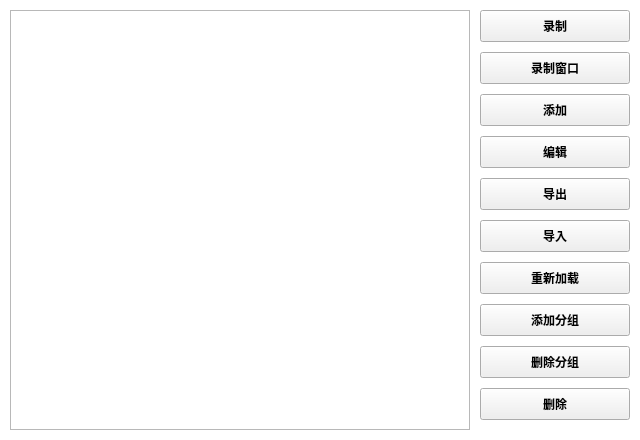
<?xml version="1.0" encoding="UTF-8"?>
<ui version="4.0">
 <class>MacroUiClass</class>
 <widget class="QWidget" name="MacroUiClass">
  <property name="geometry">
   <rect>
    <x>0</x>
    <y>0</y>
    <width>640</width>
    <height>440</height>
   </rect>
  </property>
  <property name="sizePolicy">
   <sizepolicy hsizetype="Fixed" vsizetype="Fixed">
    <horstretch>0</horstretch>
    <verstretch>0</verstretch>
   </sizepolicy>
  </property>
  <property name="minimumSize">
   <size>
    <width>640</width>
    <height>440</height>
   </size>
  </property>
  <property name="maximumSize">
   <size>
    <width>640</width>
    <height>440</height>
   </size>
  </property>
  <property name="windowTitle">
   <string>Macro</string>
  </property>
  <property name="styleSheet">
   <string notr="true">#MacroUiClass{background:transparent}</string>
  </property>
  <layout class="QHBoxLayout" name="horizontalLayout">
   <property name="spacing">
    <number>10</number>
   </property>
   <property name="leftMargin">
    <number>10</number>
   </property>
   <property name="topMargin">
    <number>10</number>
   </property>
   <property name="rightMargin">
    <number>10</number>
   </property>
   <property name="bottomMargin">
    <number>10</number>
   </property>
   <item>
    <widget class="QMacroTable" name="macroGroup_table">
     <property name="sizePolicy">
      <sizepolicy hsizetype="Maximum" vsizetype="Preferred">
       <horstretch>0</horstretch>
       <verstretch>0</verstretch>
      </sizepolicy>
     </property>
     <property name="minimumSize">
      <size>
       <width>460</width>
       <height>0</height>
      </size>
     </property>
     <property name="font">
      <font>
       <family>Microsoft YaHei</family>
       <bold>true</bold>
      </font>
     </property>
     <property name="focusPolicy">
      <enum>Qt::FocusPolicy::ClickFocus</enum>
     </property>
     <property name="editTriggers">
      <set>QAbstractItemView::EditTrigger::DoubleClicked</set>
     </property>
     <property name="tabKeyNavigation">
      <bool>false</bool>
     </property>
     <property name="showDropIndicator" stdset="0">
      <bool>false</bool>
     </property>
     <property name="dragDropOverwriteMode">
      <bool>false</bool>
     </property>
     <property name="selectionBehavior">
      <enum>QAbstractItemView::SelectionBehavior::SelectRows</enum>
     </property>
     <property name="showGrid">
      <bool>false</bool>
     </property>
    </widget>
   </item>
   <item>
    <layout class="QVBoxLayout" name="button_box">
     <property name="spacing">
      <number>10</number>
     </property>
     <item>
      <widget class="QPushButton" name="record_button">
       <property name="sizePolicy">
        <sizepolicy hsizetype="Preferred" vsizetype="Fixed">
         <horstretch>0</horstretch>
         <verstretch>0</verstretch>
        </sizepolicy>
       </property>
       <property name="minimumSize">
        <size>
         <width>0</width>
         <height>32</height>
        </size>
       </property>
       <property name="font">
        <font>
         <family>Microsoft YaHei</family>
         <bold>true</bold>
        </font>
       </property>
       <property name="cursor">
        <cursorShape>PointingHandCursor</cursorShape>
       </property>
       <property name="focusPolicy">
        <enum>Qt::FocusPolicy::ClickFocus</enum>
       </property>
       <property name="text">
        <string>录制</string>
       </property>
      </widget>
     </item>
     <item>
      <widget class="QPushButton" name="record_window_button">
       <property name="sizePolicy">
        <sizepolicy hsizetype="Preferred" vsizetype="Fixed">
         <horstretch>0</horstretch>
         <verstretch>0</verstretch>
        </sizepolicy>
       </property>
       <property name="minimumSize">
        <size>
         <width>0</width>
         <height>32</height>
        </size>
       </property>
       <property name="font">
        <font>
         <family>Microsoft YaHei</family>
         <bold>true</bold>
        </font>
       </property>
       <property name="cursor">
        <cursorShape>PointingHandCursor</cursorShape>
       </property>
       <property name="focusPolicy">
        <enum>Qt::FocusPolicy::ClickFocus</enum>
       </property>
       <property name="text">
        <string>录制窗口</string>
       </property>
      </widget>
     </item>
     <item>
      <widget class="QPushButton" name="add_button">
       <property name="sizePolicy">
        <sizepolicy hsizetype="Preferred" vsizetype="Fixed">
         <horstretch>0</horstretch>
         <verstretch>0</verstretch>
        </sizepolicy>
       </property>
       <property name="minimumSize">
        <size>
         <width>0</width>
         <height>32</height>
        </size>
       </property>
       <property name="font">
        <font>
         <family>Microsoft YaHei</family>
         <bold>true</bold>
        </font>
       </property>
       <property name="cursor">
        <cursorShape>PointingHandCursor</cursorShape>
       </property>
       <property name="focusPolicy">
        <enum>Qt::FocusPolicy::ClickFocus</enum>
       </property>
       <property name="text">
        <string>添加</string>
       </property>
      </widget>
     </item>
     <item>
      <widget class="QPushButton" name="edit_button">
       <property name="sizePolicy">
        <sizepolicy hsizetype="Preferred" vsizetype="Fixed">
         <horstretch>0</horstretch>
         <verstretch>0</verstretch>
        </sizepolicy>
       </property>
       <property name="minimumSize">
        <size>
         <width>0</width>
         <height>32</height>
        </size>
       </property>
       <property name="font">
        <font>
         <family>Microsoft YaHei</family>
         <bold>true</bold>
        </font>
       </property>
       <property name="cursor">
        <cursorShape>PointingHandCursor</cursorShape>
       </property>
       <property name="focusPolicy">
        <enum>Qt::FocusPolicy::ClickFocus</enum>
       </property>
       <property name="text">
        <string>编辑</string>
       </property>
      </widget>
     </item>
     <item>
      <widget class="QPushButton" name="export_button">
       <property name="sizePolicy">
        <sizepolicy hsizetype="Preferred" vsizetype="Fixed">
         <horstretch>0</horstretch>
         <verstretch>0</verstretch>
        </sizepolicy>
       </property>
       <property name="minimumSize">
        <size>
         <width>0</width>
         <height>32</height>
        </size>
       </property>
       <property name="font">
        <font>
         <family>Microsoft YaHei</family>
         <bold>true</bold>
        </font>
       </property>
       <property name="cursor">
        <cursorShape>PointingHandCursor</cursorShape>
       </property>
       <property name="focusPolicy">
        <enum>Qt::FocusPolicy::ClickFocus</enum>
       </property>
       <property name="text">
        <string>导出</string>
       </property>
      </widget>
     </item>
     <item>
      <widget class="QPushButton" name="import_button">
       <property name="sizePolicy">
        <sizepolicy hsizetype="Preferred" vsizetype="Fixed">
         <horstretch>0</horstretch>
         <verstretch>0</verstretch>
        </sizepolicy>
       </property>
       <property name="minimumSize">
        <size>
         <width>0</width>
         <height>32</height>
        </size>
       </property>
       <property name="font">
        <font>
         <family>Microsoft YaHei</family>
         <bold>true</bold>
        </font>
       </property>
       <property name="cursor">
        <cursorShape>PointingHandCursor</cursorShape>
       </property>
       <property name="focusPolicy">
        <enum>Qt::FocusPolicy::ClickFocus</enum>
       </property>
       <property name="text">
        <string>导入</string>
       </property>
      </widget>
     </item>
     <item>
      <widget class="QPushButton" name="reload_button">
       <property name="sizePolicy">
        <sizepolicy hsizetype="Preferred" vsizetype="Fixed">
         <horstretch>0</horstretch>
         <verstretch>0</verstretch>
        </sizepolicy>
       </property>
       <property name="minimumSize">
        <size>
         <width>0</width>
         <height>32</height>
        </size>
       </property>
       <property name="font">
        <font>
         <family>Microsoft YaHei</family>
         <bold>true</bold>
        </font>
       </property>
       <property name="cursor">
        <cursorShape>PointingHandCursor</cursorShape>
       </property>
       <property name="focusPolicy">
        <enum>Qt::FocusPolicy::ClickFocus</enum>
       </property>
       <property name="text">
        <string>重新加载</string>
       </property>
      </widget>
     </item>
     <item>
      <widget class="QPushButton" name="add_group_button">
       <property name="sizePolicy">
        <sizepolicy hsizetype="Preferred" vsizetype="Fixed">
         <horstretch>0</horstretch>
         <verstretch>0</verstretch>
        </sizepolicy>
       </property>
       <property name="minimumSize">
        <size>
         <width>0</width>
         <height>32</height>
        </size>
       </property>
       <property name="font">
        <font>
         <family>Microsoft YaHei</family>
         <bold>true</bold>
        </font>
       </property>
       <property name="cursor">
        <cursorShape>PointingHandCursor</cursorShape>
       </property>
       <property name="focusPolicy">
        <enum>Qt::FocusPolicy::ClickFocus</enum>
       </property>
       <property name="text">
        <string>添加分组</string>
       </property>
      </widget>
     </item>
     <item>
      <widget class="QPushButton" name="delete_group_button">
       <property name="sizePolicy">
        <sizepolicy hsizetype="Preferred" vsizetype="Fixed">
         <horstretch>0</horstretch>
         <verstretch>0</verstretch>
        </sizepolicy>
       </property>
       <property name="minimumSize">
        <size>
         <width>0</width>
         <height>32</height>
        </size>
       </property>
       <property name="font">
        <font>
         <family>Microsoft YaHei</family>
         <bold>true</bold>
        </font>
       </property>
       <property name="cursor">
        <cursorShape>PointingHandCursor</cursorShape>
       </property>
       <property name="focusPolicy">
        <enum>Qt::FocusPolicy::ClickFocus</enum>
       </property>
       <property name="text">
        <string>删除分组</string>
       </property>
      </widget>
     </item>
     <item>
      <widget class="QPushButton" name="delete_button">
       <property name="sizePolicy">
        <sizepolicy hsizetype="Preferred" vsizetype="Fixed">
         <horstretch>0</horstretch>
         <verstretch>0</verstretch>
        </sizepolicy>
       </property>
       <property name="minimumSize">
        <size>
         <width>0</width>
         <height>32</height>
        </size>
       </property>
       <property name="font">
        <font>
         <family>Microsoft YaHei</family>
         <bold>true</bold>
        </font>
       </property>
       <property name="cursor">
        <cursorShape>PointingHandCursor</cursorShape>
       </property>
       <property name="focusPolicy">
        <enum>Qt::FocusPolicy::ClickFocus</enum>
       </property>
       <property name="text">
        <string>删除</string>
       </property>
      </widget>
     </item>
     <item>
      <spacer name="button_spacer">
       <property name="orientation">
        <enum>Qt::Orientation::Vertical</enum>
       </property>
       <property name="sizeHint" stdset="0">
        <size>
         <width>20</width>
         <height>40</height>
        </size>
       </property>
      </spacer>
     </item>
    </layout>
   </item>
  </layout>
 </widget>
 <customwidgets>
  <customwidget>
   <class>QMacroTable</class>
   <extends>QTableWidget</extends>
   <header location="global">qmacrotable.h</header>
  </customwidget>
 </customwidgets>
 <resources/>
 <connections/>
</ui>
